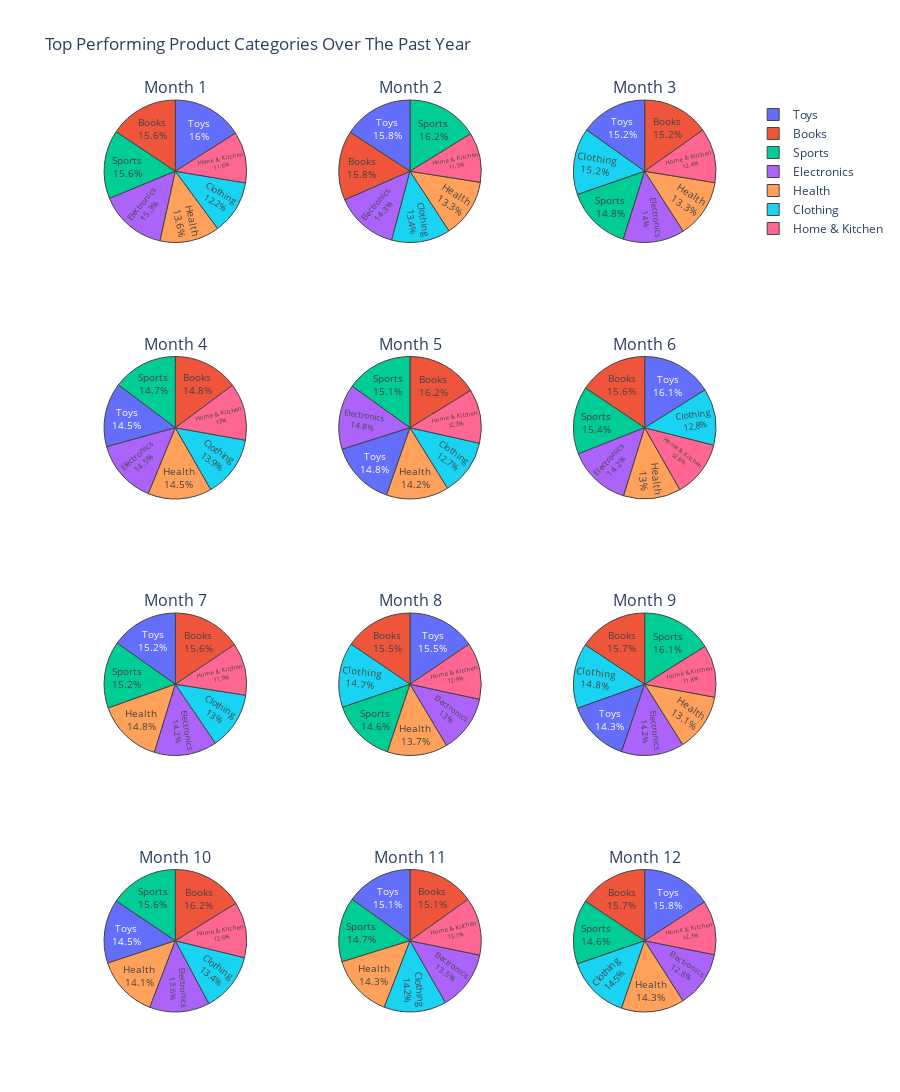

Notebook cell for this chart:
### Code cell
#Graph of Top performing product categories Over The Past Year
fig = make_subplots(rows = 4, cols = 3, 
                    specs=[[{"type": "pie"}, {"type": "pie"}, {"type": "pie"}],
                           [{"type": "pie"}, {"type": "pie"}, {"type": "pie"}],
                           [{"type": "pie"}, {"type": "pie"}, {"type": "pie"}],
                           [{"type": "pie"}, {"type": "pie"}, {"type": "pie"}]],
                           
                    subplot_titles = ('Month 1', 'Month 2', 'Month 3', 'Month 4', 
                                      'Month 5', 'Month 6', 'Month 7', 'Month 8',
                                      'Month 9', 'Month 10', 'Month 11', 'Month 12'))
fig1 = px.pie(values = sm1_1['sales_month_1'], names = sm1_1.index)
for trace in fig1.data:
    fig.add_trace(fig1.data[0], row=1, col=1)

fig2 = px.pie(values = sm2_2['sales_month_2'], names = sm2_2.index)
for trace in fig2.data:
    fig.add_trace(fig2.data[0], row=1, col=2)

fig3 = px.pie(values = sm3_3['sales_month_3'], names = sm3_3.index)
for trace in fig3.data:
    fig.add_trace(fig3.data[0], row=1, col=3)

fig4 = px.pie(values = sm4_4['sales_month_4'], names = sm4_4.index)
for trace in fig4.data:
    fig.add_trace(fig4.data[0], row=2, col=1)    

fig5 = px.pie(values = sm5_5['sales_month_5'], names = sm5_5.index)
for trace in fig5.data:
    fig.add_trace(fig5.data[0], row=2, col=2)
    
fig6 = px.pie(values = sm6_6['sales_month_6'], names = sm6_6.index)
for trace in fig6.data:
    fig.add_trace(fig6.data[0], row=2, col=3)
    
fig7 = px.pie(values = sm7_7['sales_month_7'], names = sm7_7.index)
for trace in fig7.data:
    fig.add_trace(fig7.data[0], row=3, col=1)
    
fig8 = px.pie(values = sm8_8['sales_month_8'], names = sm8_8.index)
for trace in fig8.data:
    fig.add_trace(fig8.data[0], row=3, col=2)
    
fig9 = px.pie(values = sm9_9['sales_month_9'], names = sm9_9.index)
for trace in fig9.data:
    fig.add_trace(fig9.data[0], row=3, col=3)
    
fig10 = px.pie(values = sm10_10['sales_month_10'], names = sm10_10.index)
for trace in fig10.data:
    fig.add_trace(fig10.data[0], row=4, col=1)
    
fig11 = px.pie(values = sm11_11['sales_month_11'], names = sm11_11.index)
for trace in fig11.data:
    fig.add_trace(fig11.data[0], row=4, col=2)

fig12 = px.pie(values = sm12_12['sales_month_12'], names = sm12_12.index)
for trace in fig12.data:
    fig.add_trace(fig12.data[0], row=4, col=3)
    
    
fig.update_traces(marker_line_width = 1, textinfo = 'label+percent',textposition = "inside", textfont_size = 10)
fig.update_layout(title = 'Top Performing Product Categories Over The Past Year',
                  height = 1200)
fig.show()

### Figure 1 — Plotly figure (JSON) as saved in the notebook; plotly's stock layout.template omitted (floating-point values rounded to 4 significant figures)
{"data": [{"domain": {"x": [0, 0.2889], "y": [0.8438, 1]}, "hovertemplate": "label=%{label}<br>value=%{value}<extra></extra>", "labels": ["Toys", "Books", "Sports", "Electronics", "Health", "Clothing", "Home & Kitchen"], "legendgroup": "", "marker": {"line": {"width": 1}}, "name": "", "showlegend": true, "textfont": {"size": 10}, "textinfo": "label+percent", "textposition": "inside", "type": "pie", "values": [79836, 77932, 77737, 76347, 67644, 60966, 57844]}, {"domain": {"x": [0.3556, 0.6444], "y": [0.8438, 1]}, "hovertemplate": "label=%{label}<br>value=%{value}<extra></extra>", "labels": ["Sports", "Toys", "Books", "Electronics", "Clothing", "Health", "Home & Kitchen"], "legendgroup": "", "marker": {"line": {"width": 1}}, "name": "", "showlegend": true, "textfont": {"size": 10}, "textinfo": "label+percent", "textposition": "inside", "type": "pie", "values": [82244, 80271, 80079, 72472, 67911, 67432, 57252]}, {"domain": {"x": [0.7111, 1], "y": [0.8438, 1]}, "hovertemplate": "label=%{label}<br>value=%{value}<extra></extra>", "labels": ["Books", "Toys", "Clothing", "Sports", "Electronics", "Health", "Home & Kitchen"], "legendgroup": "", "marker": {"line": {"width": 1}}, "name": "", "showlegend": true, "textfont": {"size": 10}, "textinfo": "label+percent", "textposition": "inside", "type": "pie", "values": [76998, 76859, 76796, 75109, 70708, 67602, 62667]}, {"domain": {"x": [0, 0.2889], "y": [0.5625, 0.7188]}, "hovertemplate": "label=%{label}<br>value=%{value}<extra></extra>", "labels": ["Books", "Sports", "Toys", "Electronics", "Health", "Clothing", "Home & Kitchen"], "legendgroup": "", "marker": {"line": {"width": 1}}, "name": "", "showlegend": true, "textfont": {"size": 10}, "textinfo": "label+percent", "textposition": "inside", "type": "pie", "values": [74699, 74287, 73278, 73158, 72925, 70088, 65388]}, {"domain": {"x": [0.3556, 0.6444], "y": [0.5625, 0.7188]}, "hovertemplate": "label=%{label}<br>value=%{value}<extra></extra>", "labels": ["Books", "Sports", "Electronics", "Toys", "Health", "Clothing", "Home & Kitchen"], "legendgroup": "", "marker": {"line": {"width": 1}}, "name": "", "showlegend": true, "textfont": {"size": 10}, "textinfo": "label+percent", "textposition": "inside", "type": "pie", "values": [79051, 73467, 72169, 71920, 69178, 61643, 59766]}, {"domain": {"x": [0.7111, 1], "y": [0.5625, 0.7188]}, "hovertemplate": "label=%{label}<br>value=%{value}<extra></extra>", "labels": ["Toys", "Books", "Sports", "Electronics", "Health", "Home & Kitchen", "Clothing"], "legendgroup": "", "marker": {"line": {"width": 1}}, "name": "", "showlegend": true, "textfont": {"size": 10}, "textinfo": "label+percent", "textposition": "inside", "type": "pie", "values": [79090, 76644, 75641, 70060, 63926, 63169, 63123]}, {"domain": {"x": [0, 0.2889], "y": [0.2812, 0.4375]}, "hovertemplate": "label=%{label}<br>value=%{value}<extra></extra>", "labels": ["Books", "Toys", "Sports", "Health", "Electronics", "Clothing", "Home & Kitchen"], "legendgroup": "", "marker": {"line": {"width": 1}}, "name": "", "showlegend": true, "textfont": {"size": 10}, "textinfo": "label+percent", "textposition": "inside", "type": "pie", "values": [79114, 77102, 77082, 75256, 72223, 66105, 60129]}, {"domain": {"x": [0.3556, 0.6444], "y": [0.2812, 0.4375]}, "hovertemplate": "label=%{label}<br>value=%{value}<extra></extra>", "labels": ["Toys", "Books", "Clothing", "Sports", "Health", "Electronics", "Home & Kitchen"], "legendgroup": "", "marker": {"line": {"width": 1}}, "name": "", "showlegend": true, "textfont": {"size": 10}, "textinfo": "label+percent", "textposition": "inside", "type": "pie", "values": [78205, 78108, 74422, 73912, 69126, 65754, 65042]}, {"domain": {"x": [0.7111, 1], "y": [0.2812, 0.4375]}, "hovertemplate": "label=%{label}<br>value=%{value}<extra></extra>", "labels": ["Sports", "Books", "Clothing", "Toys", "Electronics", "Health", "Home & Kitchen"], "legendgroup": "", "marker": {"line": {"width": 1}}, "name": "", "showlegend": true, "textfont": {"size": 10}, "textinfo": "label+percent", "textposition": "inside", "type": "pie", "values": [79209, 77211, 72675, 70209, 69914, 64581, 58135]}, {"domain": {"x": [0, 0.2889], "y": [0, 0.1562]}, "hovertemplate": "label=%{label}<br>value=%{value}<extra></extra>", "labels": ["Books", "Sports", "Toys", "Health", "Electronics", "Clothing", "Home & Kitchen"], "legendgroup": "", "marker": {"line": {"width": 1}}, "name": "", "showlegend": true, "textfont": {"size": 10}, "textinfo": "label+percent", "textposition": "inside", "type": "pie", "values": [83504, 80187, 74664, 72613, 70148, 68806, 64876]}, {"domain": {"x": [0.3556, 0.6444], "y": [0, 0.1562]}, "hovertemplate": "label=%{label}<br>value=%{value}<extra></extra>", "labels": ["Books", "Toys", "Sports", "Health", "Clothing", "Electronics", "Home & Kitchen"], "legendgroup": "", "marker": {"line": {"width": 1}}, "name": "", "showlegend": true, "textfont": {"size": 10}, "textinfo": "label+percent", "textposition": "inside", "type": "pie", "values": [76557, 76399, 74270, 72500, 71683, 68148, 66281]}, {"domain": {"x": [0.7111, 1], "y": [0, 0.1562]}, "hovertemplate": "label=%{label}<br>value=%{value}<extra></extra>", "labels": ["Toys", "Books", "Sports", "Clothing", "Health", "Electronics", "Home & Kitchen"], "legendgroup": "", "marker": {"line": {"width": 1}}, "name": "", "showlegend": true, "textfont": {"size": 10}, "textinfo": "label+percent", "textposition": "inside", "type": "pie", "values": [79268, 78332, 73226, 72318, 71631, 64019, 61592]}], "layout": {"annotations": [{"font": {"size": 16}, "showarrow": false, "text": "Month 1", "x": 0.1444, "xanchor": "center", "xref": "paper", "y": 1, "yanchor": "bottom", "yref": "paper"}, {"font": {"size": 16}, "showarrow": false, "text": "Month 2", "x": 0.5, "xanchor": "center", "xref": "paper", "y": 1, "yanchor": "bottom", "yref": "paper"}, {"font": {"size": 16}, "showarrow": false, "text": "Month 3", "x": 0.8556, "xanchor": "center", "xref": "paper", "y": 1, "yanchor": "bottom", "yref": "paper"}, {"font": {"size": 16}, "showarrow": false, "text": "Month 4", "x": 0.1444, "xanchor": "center", "xref": "paper", "y": 0.7188, "yanchor": "bottom", "yref": "paper"}, {"font": {"size": 16}, "showarrow": false, "text": "Month 5", "x": 0.5, "xanchor": "center", "xref": "paper", "y": 0.7188, "yanchor": "bottom", "yref": "paper"}, {"font": {"size": 16}, "showarrow": false, "text": "Month 6", "x": 0.8556, "xanchor": "center", "xref": "paper", "y": 0.7188, "yanchor": "bottom", "yref": "paper"}, {"font": {"size": 16}, "showarrow": false, "text": "Month 7", "x": 0.1444, "xanchor": "center", "xref": "paper", "y": 0.4375, "yanchor": "bottom", "yref": "paper"}, {"font": {"size": 16}, "showarrow": false, "text": "Month 8", "x": 0.5, "xanchor": "center", "xref": "paper", "y": 0.4375, "yanchor": "bottom", "yref": "paper"}, {"font": {"size": 16}, "showarrow": false, "text": "Month 9", "x": 0.8556, "xanchor": "center", "xref": "paper", "y": 0.4375, "yanchor": "bottom", "yref": "paper"}, {"font": {"size": 16}, "showarrow": false, "text": "Month 10", "x": 0.1444, "xanchor": "center", "xref": "paper", "y": 0.1562, "yanchor": "bottom", "yref": "paper"}, {"font": {"size": 16}, "showarrow": false, "text": "Month 11", "x": 0.5, "xanchor": "center", "xref": "paper", "y": 0.1562, "yanchor": "bottom", "yref": "paper"}, {"font": {"size": 16}, "showarrow": false, "text": "Month 12", "x": 0.8556, "xanchor": "center", "xref": "paper", "y": 0.1562, "yanchor": "bottom", "yref": "paper"}], "height": 1200, "title": {"text": "Top Performing Product Categories Over The Past Year"}}}
